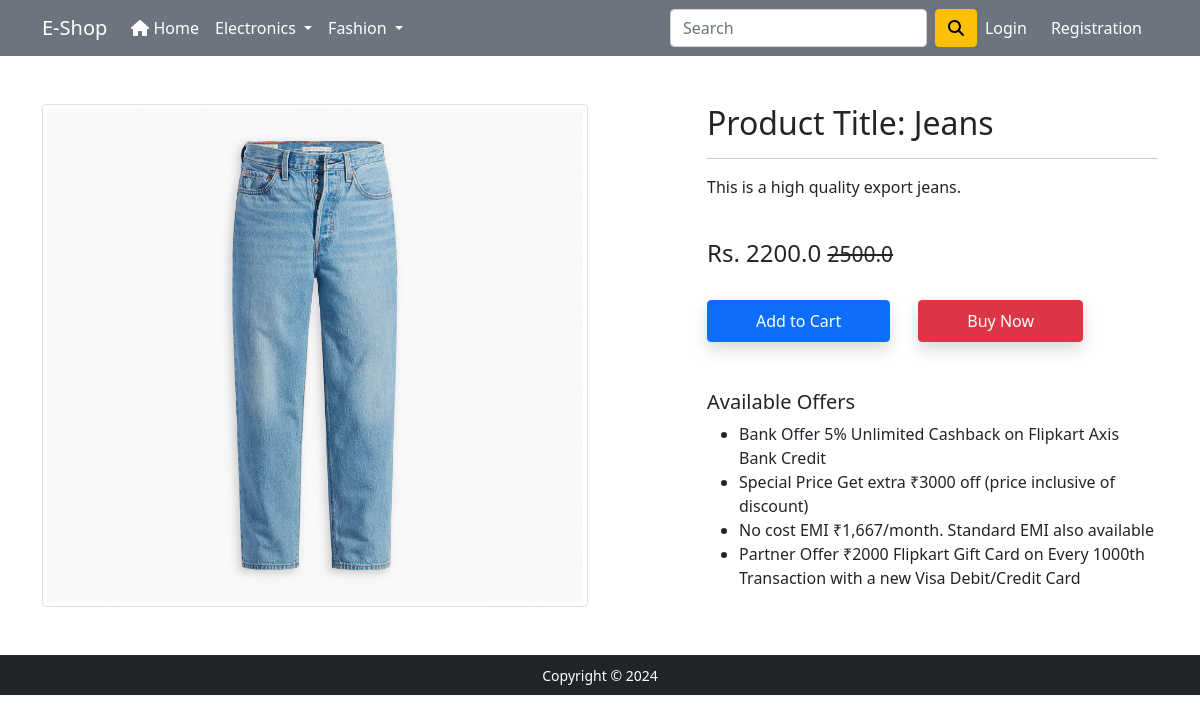
Screenshot of /product-detail/1 with the database file from the repository.
### app/models.py (models this page shows, shortened)
class Product(models.Model):
    CATEGORY_CHOICES = (
        ('M','Mobile'),
        ('L','Laptop'),
        ('TW','Top Wear'),
        ('BW','Bottom Wear'),
    )
    title = models.CharField(max_length=100)
    selling_price = models.FloatField()
    discount_price = models.FloatField()
    description = models.TextField()
    brand = models.CharField(max_length=100)
    category = models.CharField(choices=CATEGORY_CHOICES,max_length=5)
    product_image = models.ImageField(upload_to='productimg')

### app/views.py (the view)
# urls.py: path('product-detail/<int:pk>', views.product_details_view.as_view(), name='product-detail'),
class product_details_view(View):
    def get(self, request,pk):
        product = Product.objects.get(pk = pk)
        item_in_cart = False
        if request.user.is_authenticated:
            item_in_cart = Cart.objects.filter(Q(product = product.id) & Q(user=request.user)).exists()
        return render(request,'app/productdetail.html',{'product':product,'item_in_cart':item_in_cart})

### app/templates/app/productdetail.html (shortened to what this page needs)
{% extends 'app/base.html' %}
{% load static %}
{% block main-content %}
<div class="container my-5">
 <div class="row">
  <div class="col-sm-6 text-center align-self-center">
   <img src="{{product.product_image.url}}" alt="" class="img-fluid img-thumbnail">
  </div>
  <div class="col-sm-5 offset-sm-1">
   <h2>Product Title: {{product.title}}</h2>
   <hr>
   <p>{{product.description}}</p> <br>
   <h4>Rs. {{product.discount_price}} <small class="fw-light text-decoration-line-through">{{product.selling_price}}</small></h4> <br>
    {% if not request.user.is_authenticated %}
        <form action="/add-to-cart" class='d-inline'>
            <button type="submit" class="btn btn-primary shadow px-5 py-2">Add to Cart</button>
        </form>
    {% endif %}
   <a href="{% url 'buy-now' %}" class="btn btn-danger shadow px-5 py-2 ms-4">Buy Now</a>
   <h5 class="mt-5">Available Offers</h5>
   <ul>
    <li>Bank Offer 5% Unlimited Cashback on Flipkart Axis Bank Credit</li>
    <li>Special Price Get extra ₹3000 off (price inclusive of discount)</li>
    <li>No cost EMI ₹1,667/month. Standard EMI also available</li>
    <li>Partner Offer ₹2000 Flipkart Gift Card on Every 1000th Transaction with a new Visa Debit/Credit Card</li>
   </ul>
  </div>
 </div>
</div>
{% endblock main-content %}

### rows the page displays
Product: product_image (picture), title "Jeans", description "This is a high quality export jeans.", discount_price "2200.0", selling_price "2500.0"
